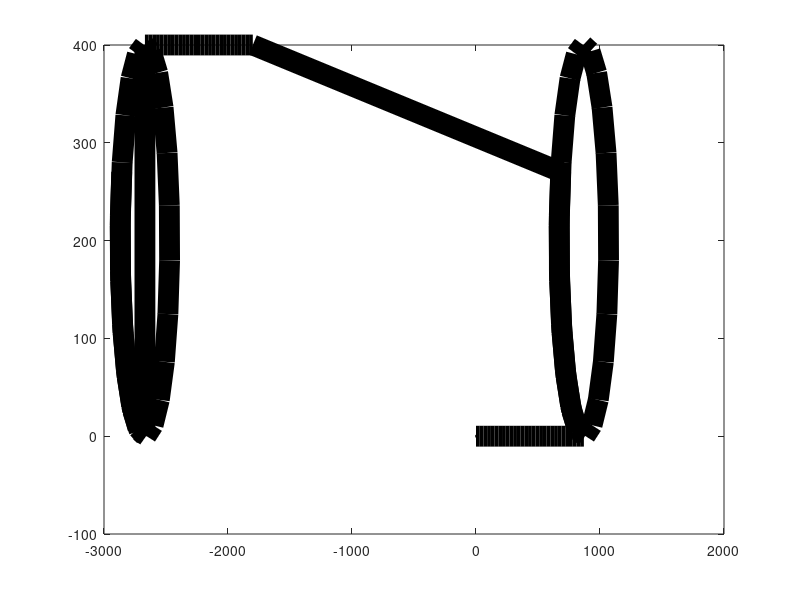

Reproduce this figure in MATLAB. (Note: this script raises an error after producing the figure.)
% Track Specs
straightaway_length = 900; % Length of Track Straightaways [m]
turn_radius = 200; % Radius of Track Turns [m]
turn_angle = 180; % Angle of Turn (From Entry to Exit) [deg]
track_width = 15; % Width of Track [m]
car_width = 1; % Width of Car [m]
car_length = 2.5; % Length of Car (From Center) [m]

% Waypoint Setup
num_waypoints = 120; % Number of Waypoints for Track
delta_s = (2*straightaway_length)/(num_waypoints/2); % Change in Distance in Track Straightaways (30 for 120) [m]
delta_theta = (2*turn_angle)/(num_waypoints/2); % Change in Angle in Track Turns (6 for 120) [deg]
disp(delta_s)
disp(delta_theta)

% Track Coordinates
x_track_array = zeros(1,num_waypoints); % X Track Coordinates (Updated from 0 as code runs)
y_track_array = zeros(1,num_waypoints); % Y Track Coordinates (Updated from 0 as code runs)
theta_track_array = zeros(1,num_waypoints); % Angle Track Coordinates (Updated from 0 as code runs)

% Car Coordinates
car_RF_x_array = zeros(1,num_waypoints); % Car RF X Coordinates (Updated from 0 as code runs)
car_RR_x_array = zeros(1,num_waypoints); % Car RR X Coordinates (Updated from 0 as code runs)
car_LF_x_array = zeros(1,num_waypoints); % Car LF X Coordinates (Updated from 0 as code runs)
car_LR_x_array = zeros(1,num_waypoints); % Car LR X Coordinates (Updated from 0 as code runs)
car_RF_y_array = zeros(1,num_waypoints); % Car RF Y Coordinates (Updated from 0 as code runs)
car_RR_y_array = zeros(1,num_waypoints); % Car RR Y Coordinates (Updated from 0 as code runs)
car_LF_y_array = zeros(1,num_waypoints); % Car LF Y Coordinates (Updated from 0 as code runs)
car_LR_y_array = zeros(1,num_waypoints); % Car LR Y Coordinates (Updated from 0 as code runs)

for i = 1:num_waypoints
    % Front Straightaway
    if i <= num_waypoints/4
        x_track_array(i) = (i - 1)*delta_s;
        y_track_array(i) = 0;
        theta_track_array(i) = 0;
        car_RF_x_array(i) = (i - 1)*delta_s + car_length;
        car_RR_x_array(i) = (i - 1)*delta_s - car_length;
        car_LF_x_array(i) = (i - 1)*delta_s + car_length;
        car_LR_x_array(i) = (i - 1)*delta_s - car_length;
        car_RF_y_array(i) = -car_width;
        car_RR_y_array(i) = -car_width;
        car_LF_y_array(i) = car_width;
        car_LR_y_array(i) = car_width;
    % Turns 1 & 2
    elseif (num_waypoints/4 < i) && (i <= num_waypoints/2)
        theta_track_array(i) = (i - num_waypoints/4 - 1) * delta_theta;
        x_track_array(i) = x_track_array(num_waypoints/4) + turn_radius * sin(theta_track_array(i));
        y_track_array(i) = turn_radius * (1 - cos(theta_track_array(i)));
        car_RF_x_array(i) = x_track_array(num_waypoints/4) + (turn_radius + car_width) * sin(theta_track_array(i));
        car_RR_x_array(i) = x_track_array(num_waypoints/4) + (turn_radius + car_width) * sin(theta_track_array(i));
        car_LF_x_array(i) = x_track_array(num_waypoints/4) + (turn_radius - car_width) * sin(theta_track_array(i));
        car_LR_x_array(i) = x_track_array(num_waypoints/4) + (turn_radius - car_width) * sin(theta_track_array(i));
        car_RF_y_array(i) = (turn_radius + car_width) * (1 - cos(theta_track_array(i)));
        car_RR_y_array(i) = (turn_radius + car_width) * (1 - cos(theta_track_array(i)));
        car_LF_y_array(i) = (turn_radius - car_width) * (1 - cos(theta_track_array(i)));
        car_LR_y_array(i) = (turn_radius - car_width) * (1 - cos(theta_track_array(i)));
    % Back Straightaway
    elseif (num_waypoints/2 < i) && (i <= num_waypoints*(3/4))
        x_track_array(i) = (i - 1)*-delta_s;
        y_track_array(i) = 2*turn_radius;
        theta_track_array(i) = 0;
        car_RF_x_array(i) = (i - 1)*delta_s + car_length;
        car_RR_x_array(i) = (i - 1)*delta_s - car_length;
        car_LF_x_array(i) = (i - 1)*delta_s + car_length;
        car_LR_x_array(i) = (i - 1)*delta_s - car_length;
        car_RF_y_array(i) = 2*turn_radius + car_width;
        car_RR_y_array(i) = 2*turn_radius + car_width;
        car_LF_y_array(i) = 2*turn_radius - car_width;
        car_LR_y_array(i) = 2*turn_radius - car_width;
    % Turns 3 & 4
    else
        theta_track_array(i) = (i - num_waypoints * (3 / 4) - 1) * delta_theta;
        x_track_array(i) = x_track_array(num_waypoints * (3 / 4)) + turn_radius * sin(theta_track_array(i));
        y_track_array(i) = turn_radius - turn_radius * cos(theta_track_array(i));
        car_RF_x_array(i) = x_track_array(num_waypoints * (3 / 4)) + (turn_radius + car_width) * sin(theta_track_array(i));
        car_RR_x_array(i) = x_track_array(num_waypoints * (3 / 4)) + (turn_radius + car_width) * sin(theta_track_array(i));
        car_LF_x_array(i) = x_track_array(num_waypoints * (3 / 4)) + (turn_radius - car_width) * sin(theta_track_array(i));
        car_LR_x_array(i) = x_track_array(num_waypoints * (3 / 4)) + (turn_radius - car_width) * sin(theta_track_array(i));
        car_RF_y_array(i) = 2 * turn_radius - (turn_radius + car_width) * cos(theta_track_array(i));
        car_RR_y_array(i) = 2 * turn_radius - (turn_radius + car_width) * cos(theta_track_array(i));
        car_LF_y_array(i) = 2 * turn_radius - (turn_radius - car_width) * cos(theta_track_array(i));
        car_LR_y_array(i) = 2 * turn_radius - (turn_radius - car_width) * cos(theta_track_array(i));
    end
end

% Plotting the Track
figure;
plot(x_track_array, y_track_array, 'k', 'LineWidth', track_width);
hold on;

for i = 1:num_waypoints
    % Plotting the Car
    car_x_array = [car_RF_x_array(i),car_RR_x_array(i),car_LF_x_array(i),car_LR_x_array(i)];
    car_y_array = [car_RF_y_array(i),car_RR_y_array(i),car_LF_y_array(i),car_LR_y_array(i)];
    patch(car_x_array,car_y_array,'b')
    
    % Plotting the Car Path
    animated_line = animatedline(x_track_array, y_track_array,'Color','r','LineWidth',1);
end

% Set axis limits
axis equal;
axis([-100, straightaway_length + 100, -50, 2 * turn_radius + 50]);

% Add labels and title
xlabel('X (m)');
ylabel('Y (m)');
title('Race Track with Racecar');
